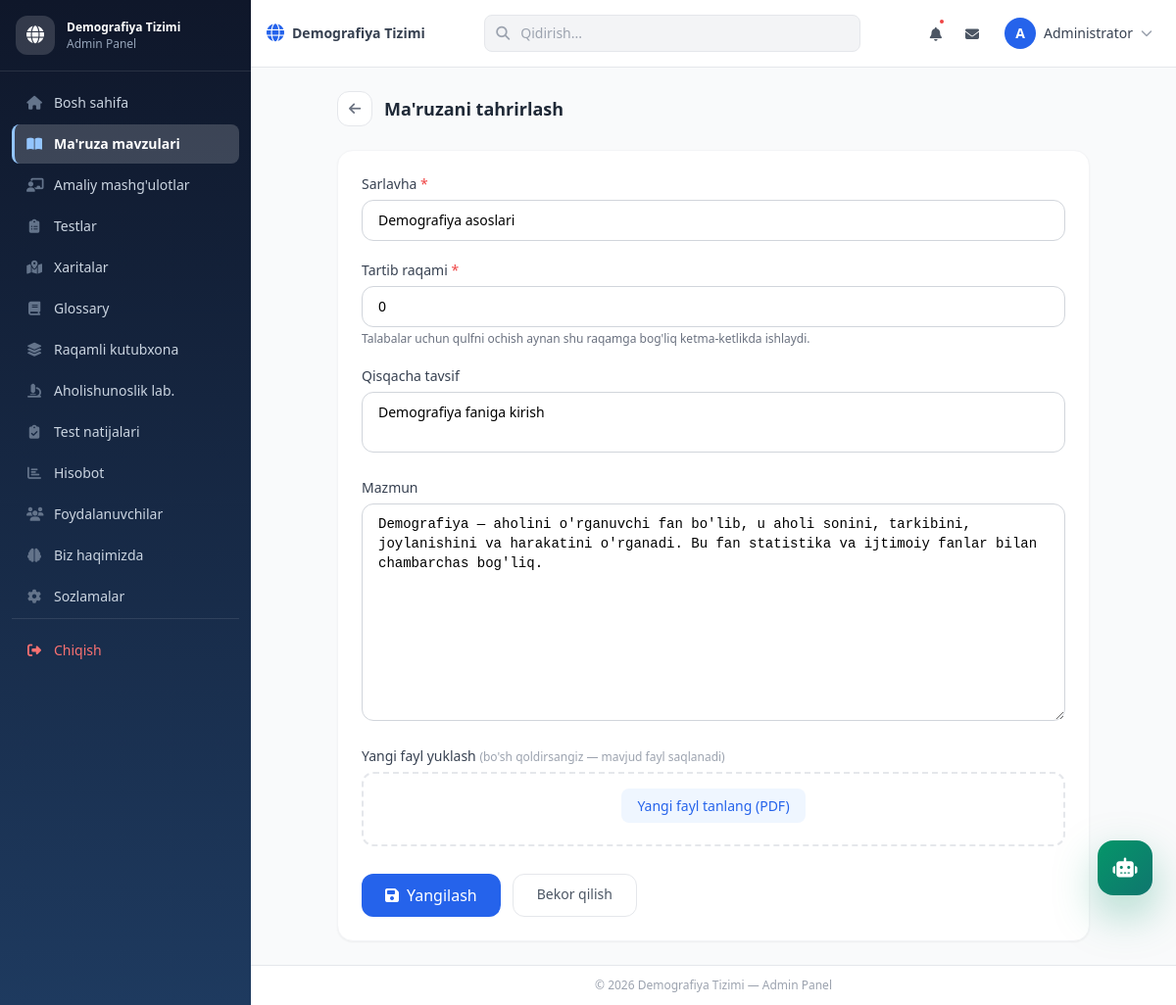
Page /admin/lectures/edit.php?id=1 (signed in) on the committed database.
### tables this page shows
CREATE TABLE IF NOT EXISTS lectures (
    id INT AUTO_INCREMENT PRIMARY KEY,
    title VARCHAR(255) NOT NULL,
    description TEXT,
    content LONGTEXT,
    file_path VARCHAR(255),
    file_name VARCHAR(255),
    order_num INT DEFAULT 0,
    created_at TIMESTAMP DEFAULT CURRENT_TIMESTAMP,
    updated_at TIMESTAMP DEFAULT CURRENT_TIMESTAMP ON UPDATE CURRENT_TIMESTAMP
);

### config/config.php (called while the page is built, shortened)
<?php
class Database {
    private $host = 'localhost';
    private $db_name = 'demographydb';
    private $username = 'root';
    private $password = '';
    private $link;
    function __construct() {
        $this->link = mysqli_connect($this->host, $this->username, $this->password, $this->db_name);
        mysqli_set_charset($this->link, 'utf8mb4');
    }
    public function query($query) {
        return mysqli_query($this->link, $query);
    }
    public function get_data_by_table($table, $arr, $con = 'no') {
        $sql = "SELECT * FROM " . $table . " WHERE ";
        $t = '';
        $i = 0;
        $n = count($arr);
        foreach ($arr as $key => $val) {
            $i++;
            if ($i == $n) {
                $t .= "$key = '$val'";
            } else {
                $t .= "$key = '$val' AND ";
            }
        }
        $sql .= $t;
        return mysqli_fetch_assoc($this->query($sql));
    }
}

### includes/functions.php (called while the page is built, shortened)
<?php
require_once __DIR__ . '/../config/config.php';
$db = new Database();
function h($str) {
    return htmlspecialchars($str, ENT_QUOTES, 'UTF-8');
}

### admin/lectures/edit.php (the view, shortened to what this page needs)
<?php
require_once __DIR__ . '/../../includes/functions.php';
$id = (int)($_GET['id'] ?? 0);
$lecture = $db->get_data_by_table('lectures', ['id' => $id]);
include __DIR__ . '/../../includes/admin_header.php';
?>
<div class="max-w-3xl mx-auto">
    <div class="flex items-center gap-3 mb-6">
        <a href="<?= BASE_URL ?>/admin/lectures/index.php"
           class="w-9 h-9 bg-white border border-gray-200 rounded-xl flex items-center justify-center hover:bg-gray-50 transition">
            <i class="fas fa-arrow-left text-gray-500 text-sm"></i>
        </a>
        <h2 class="text-lg font-semibold text-gray-800">Ma'ruzani tahrirlash</h2>
    </div>
    <div class="bg-white rounded-2xl shadow-sm border border-gray-100 p-6">
        <form method="POST" enctype="multipart/form-data" class="space-y-5">
            <div>
                <label class="block text-sm font-medium text-gray-700 mb-1.5">
                    Sarlavha <span class="text-red-500">*</span>
                </label>
                <input type="text" name="title"
                    value="<?= h($lecture['title']) ?>"
                    class="w-full px-4 py-2.5 border border-gray-300 rounded-xl text-sm focus:outline-none focus:ring-2 focus:ring-blue-500 focus:border-transparent"
                    required>
            </div>
            <div>
                <label class="block text-sm font-medium text-gray-700 mb-1.5">
                    Tartib raqami <span class="text-red-500">*</span>
                </label>
                <input type="number" name="order_num"
                    value="<?= h($lecture['order_num'] ?? '0') ?>"
                    class="w-full px-4 py-2.5 border border-gray-300 rounded-xl text-sm focus:outline-none focus:ring-2 focus:ring-blue-500 focus:border-transparent"
                    required>
                <p class="text-xs text-gray-500 mt-1">Talabalar uchun qulfni ochish aynan shu raqamga bog'liq ketma-ketlikda ishlaydi.</p>
            </div>
            <div>
                <label class="block text-sm font-medium text-gray-700 mb-1.5">Qisqacha tavsif</label>
                <textarea name="description" rows="2"
                    class="w-full px-4 py-2.5 border border-gray-300 rounded-xl text-sm focus:outline-none focus:ring-2 focus:ring-blue-500 focus:border-transparent resize-none"><?= h($lecture['description'] ?? '') ?></textarea>
            </div>
            <div>
                <label class="block text-sm font-medium text-gray-700 mb-1.5">Mazmun</label>
                <textarea name="content" rows="10"
                    class="w-full px-4 py-2.5 border border-gray-300 rounded-xl text-sm focus:outline-none focus:ring-2 focus:ring-blue-500 focus:border-transparent font-mono"><?= h($lecture['content'] ?? '') ?></textarea>
            </div>
            <div>
                <label class="block text-sm font-medium text-gray-700 mb-1.5">
                    Yangi fayl yuklash <span class="text-gray-400 text-xs">(bo'sh qoldirsangiz — mavjud fayl saqlanadi)</span>
                </label>
                <div class="border-2 border-dashed border-gray-200 rounded-xl p-5 text-center hover:border-blue-300 transition">
                    <label class="cursor-pointer bg-blue-50 hover:bg-blue-100 text-blue-600 text-sm font-medium px-4 py-2 rounded-lg transition">
                        <span>Yangi fayl tanlang (PDF)</span>
                    </label>
                </div>
            </div>
            <div class="flex gap-3 pt-2">
                <button type="submit"
                    class="flex-1 sm:flex-none bg-blue-600 hover:bg-blue-700 text-white font-medium px-6 py-2.5 rounded-xl transition flex items-center justify-center gap-2">
                    <i class="fas fa-save"></i> Yangilash
                </button>
                <a href="<?= BASE_URL ?>/admin/lectures/index.php"
                   class="px-6 py-2.5 border border-gray-200 text-gray-600 hover:bg-gray-50 rounded-xl transition text-sm font-medium">
                    Bekor qilish
                </a>
            </div>
        </form>
    </div>
</div>
<?php include __DIR__ . '/../../includes/admin_footer.php'; ?>

### rows in the picture
lectures: title "Demografiya asoslari", order_num "0", description "Demografiya faniga kirish", content "Demografiya — aholini o'rganuvchi fan bo'lib, u aholi sonini, tarkibini, joylanishini va harakatini o'rganadi. Bu fan statistika va ijtimoiy fanlar bilan chambarchas bog'liq."

### other values in the picture
SITE_NAME "Demografiya Tizimi"
substr($_SESSION['full_name'] ?? 'A', 0, 1) "A"
$_SESSION['full_name'] "Administrator"
